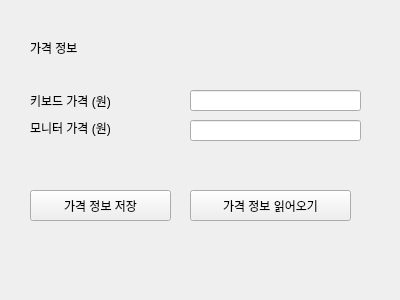
<?xml version="1.0" encoding="UTF-8"?>
<ui version="4.0">
 <class>Widget</class>
 <widget class="QWidget" name="Widget">
  <property name="geometry">
   <rect>
    <x>0</x>
    <y>0</y>
    <width>400</width>
    <height>300</height>
   </rect>
  </property>
  <property name="windowTitle">
   <string>Widget</string>
  </property>
  <widget class="QPushButton" name="pbtSave">
   <property name="geometry">
    <rect>
     <x>30</x>
     <y>190</y>
     <width>141</width>
     <height>31</height>
    </rect>
   </property>
   <property name="text">
    <string>가격 정보 저장</string>
   </property>
  </widget>
  <widget class="QLabel" name="label">
   <property name="geometry">
    <rect>
     <x>30</x>
     <y>40</y>
     <width>64</width>
     <height>15</height>
    </rect>
   </property>
   <property name="text">
    <string>가격 정보</string>
   </property>
  </widget>
  <widget class="QLabel" name="label_3">
   <property name="geometry">
    <rect>
     <x>30</x>
     <y>120</y>
     <width>121</width>
     <height>16</height>
    </rect>
   </property>
   <property name="text">
    <string>모니터 가격 (원)</string>
   </property>
  </widget>
  <widget class="QPushButton" name="pbtFileRead">
   <property name="geometry">
    <rect>
     <x>190</x>
     <y>190</y>
     <width>161</width>
     <height>31</height>
    </rect>
   </property>
   <property name="text">
    <string>가격 정보 읽어오기</string>
   </property>
  </widget>
  <widget class="QLabel" name="label_2">
   <property name="geometry">
    <rect>
     <x>30</x>
     <y>90</y>
     <width>111</width>
     <height>21</height>
    </rect>
   </property>
   <property name="text">
    <string>키보드 가격 (원)</string>
   </property>
  </widget>
  <widget class="QLineEdit" name="leKeyboard">
   <property name="geometry">
    <rect>
     <x>190</x>
     <y>90</y>
     <width>171</width>
     <height>21</height>
    </rect>
   </property>
  </widget>
  <widget class="QLineEdit" name="leMonitor">
   <property name="geometry">
    <rect>
     <x>190</x>
     <y>120</y>
     <width>171</width>
     <height>21</height>
    </rect>
   </property>
  </widget>
 </widget>
 <layoutdefault spacing="6" margin="11"/>
 <resources/>
 <connections/>
</ui>
